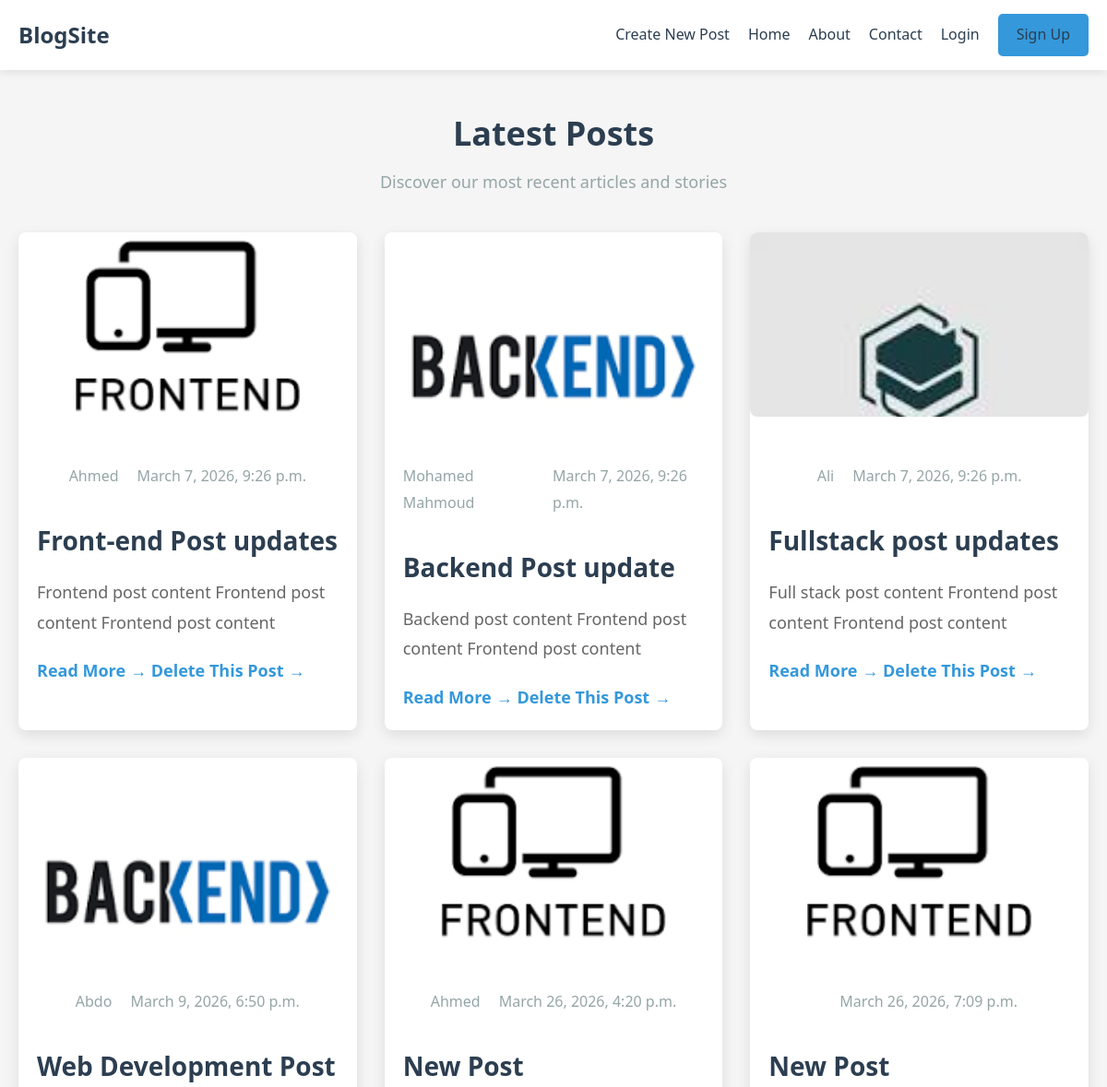
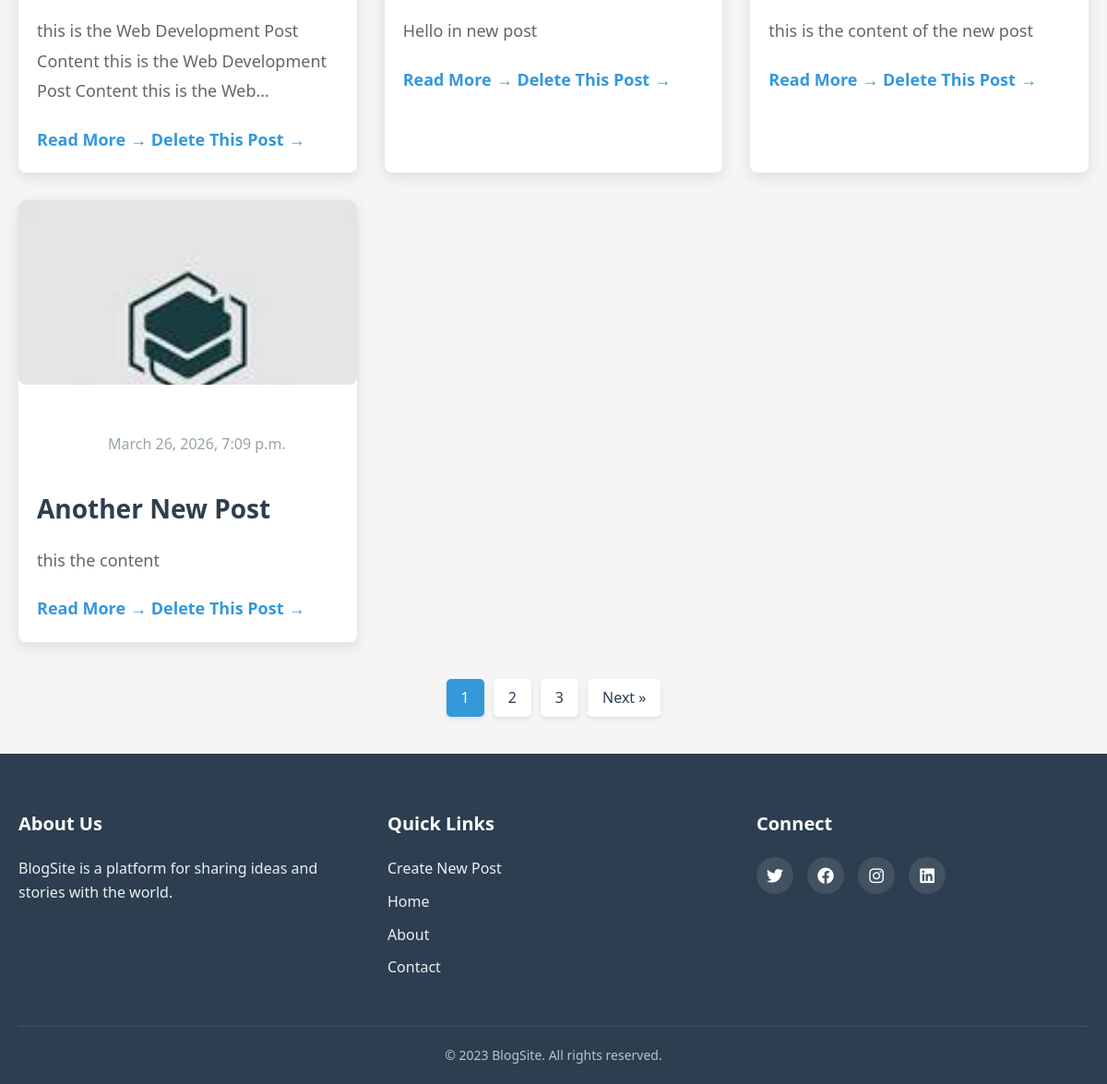
/, run on an earlier commit of the app's database (2 pictures, top to bottom).
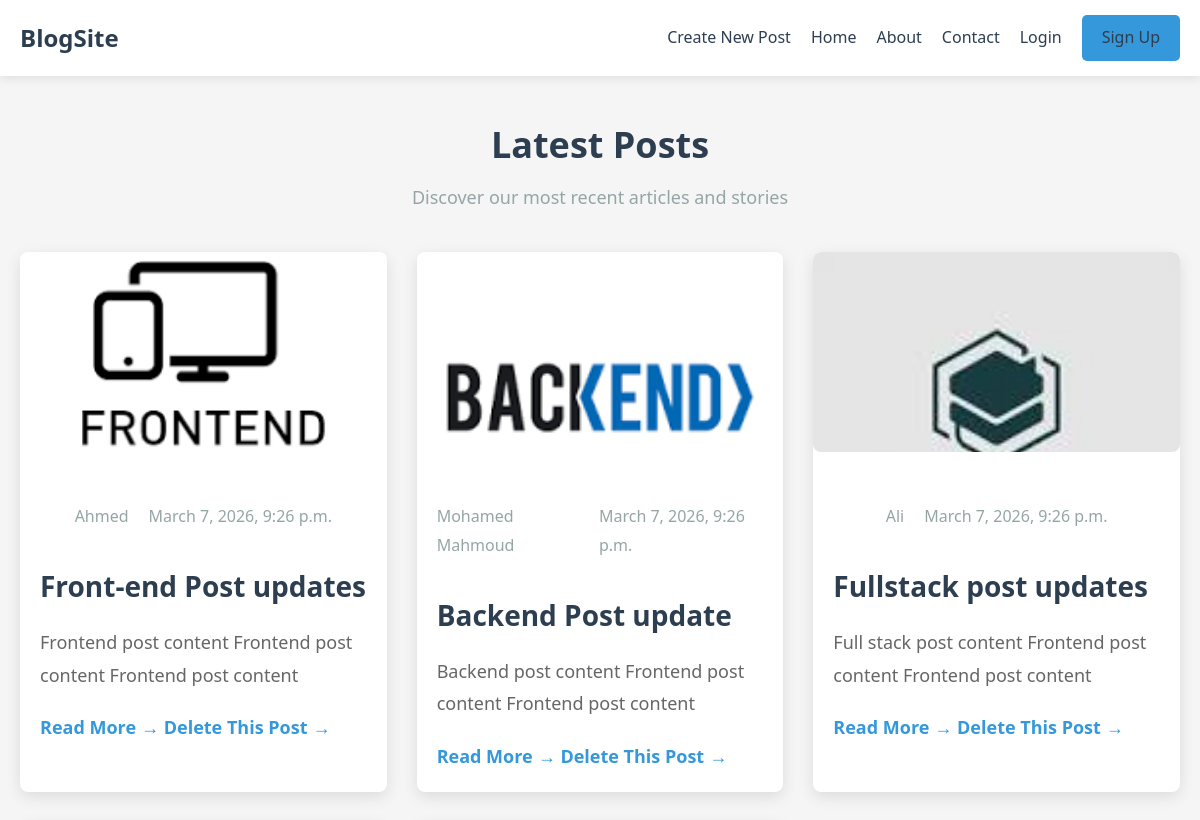
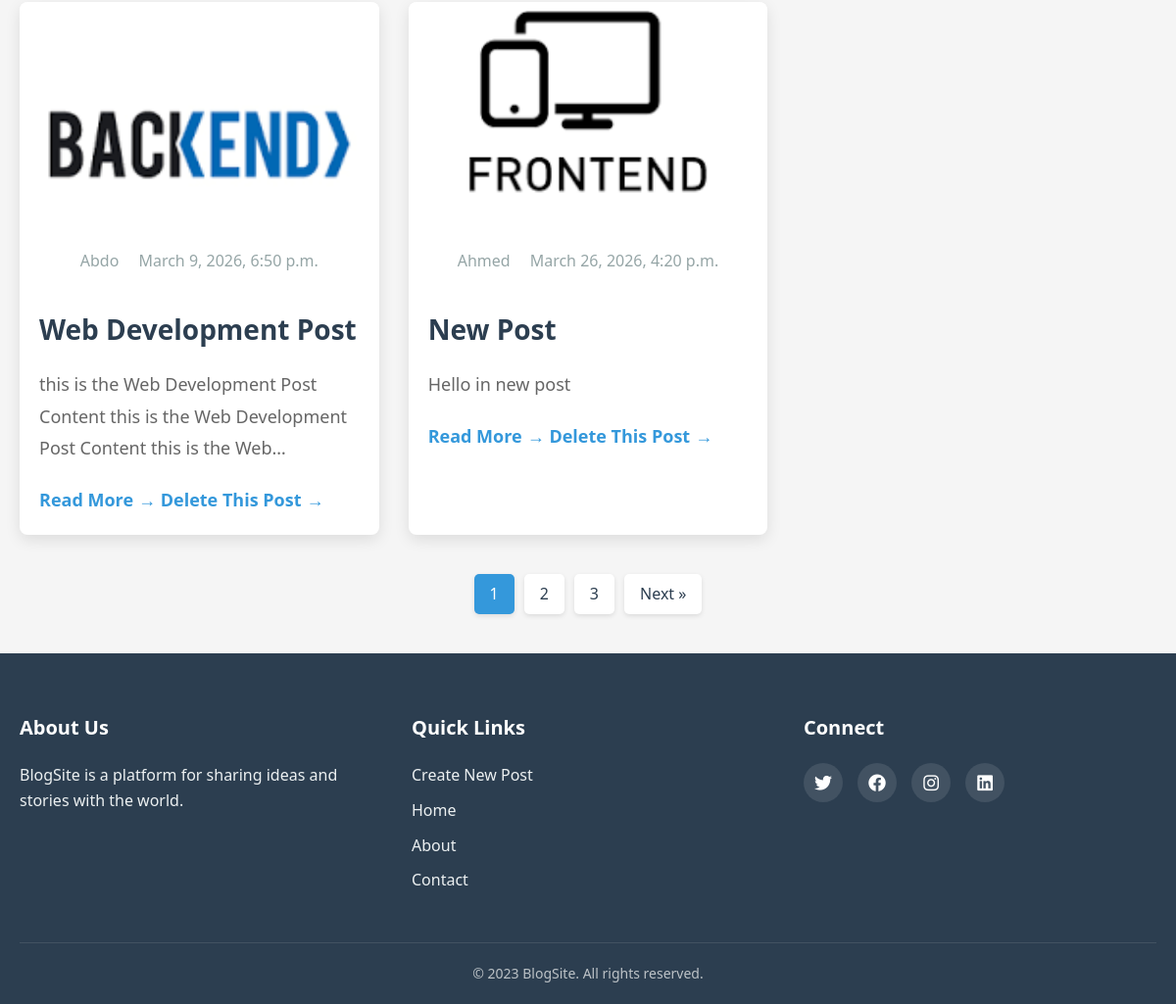
And on a later commit of the database (2 pictures, top to bottom).
### blog/models.py (models this page shows, shortened)
class Post(models.Model):
    title = models.CharField(max_length=100)
    content = models.TextField()
    author = models.CharField(max_length=100)
    created_at = models.DateTimeField(default=timezone.now())
    updated_at = models.DateTimeField(auto_now=True)
    is_published = models.BooleanField(default=True)
    image = models.ImageField(upload_to="posts_images",null=True,blank=True)

### blog/views.py (the view)
# urls.py: path('',posts,name= "all_posts"),
def posts(req):
    posts = Post.objects.all()
    return render(req,'blog/posts.html',{'posts':posts})

### templates/blog/posts.html
{% extends 'base.html' %} {% block content %}
<main class="container">
  <div class="header">
    <h1>Latest Posts</h1>
    <p>Discover our most recent articles and stories</p>
  </div>
  <div class="posts-grid">
    {% for post in posts %}
    <article class="post-card">
      <div class="post-image">
        <img src="{{post.image.url}}" alt="Post Image" />
      </div>
      <div class="post-content">
        <div class="post-meta">
          <span class="author">{{post.author}}</span>
          <span class="date">{{post.created_at}}</span>
        </div>
        <h2>
          <a href="{% url 'post_details' post.id %}">{{post.title}}</a>
        </h2>
        <p class="excerpt">{{post.content}}</p>
        <a href="{% url 'post_details' post.id %}" class="read-more"
          >Read More</a
        >
        <a href="{% url 'delete_post' post.id %}" class="read-more"
          >Delete This Post</a
        >
      </div>
    </article>
    {% endfor %}
  </div>
  <div class="pagination">
    <a href="#" class="page-link active">1</a>
    <a href="#" class="page-link">2</a>
    <a href="#" class="page-link">3</a>
    <a href="#" class="page-link next">Next &raquo;</a>
  </div>
</main>
{% endblock %}

### templates/base.html (shortened to what this page needs)
{% load static %}
<!doctype html>
<html lang="en">
  <head>
    <link rel="stylesheet" href="{% static 'css/style.css' %}" />
    <link
      rel="stylesheet"
      href="https://cdnjs.cloudflare.com/ajax/libs/font-awesome/6.0.0-beta3/css/all.min.css"
    />
  </head>
  <body>
    <nav class="navbar">
      <div class="container">
        <a href="all_posts.html" class="logo">BlogSite</a>
        <div class="nav-links">
          <a href="{% url 'create_post' %}">Create New Post</a>
          <a href="{% url 'all_posts' %}">Home</a>
          <a href="#">About</a>
          <a href="#">Contact</a>
          {% if user.is_authenticated %}
          <a href="{% url 'logout_url' %}">Logout ya {{user.username}}</a>
          {% else %}
          <a href="{% url 'login_url' %}">Login </a>
          {% endif %}
          <a href="#" class="btn">Sign Up</a>
        </div>
      </div>
    </nav>
    {% block content %} {% endblock %}
    <footer class="footer">
      <div class="container">
        <div class="footer-content">
          <div class="footer-section">
            <h3>About Us</h3>
            <p>
              BlogSite is a platform for sharing ideas and stories with the
              world.
            </p>
          </div>
          <div class="footer-section">
            <h3>Quick Links</h3>
            <ul>
              <li><a href="{% url 'create_post' %}">Create New Post</a></li>
              <li><a href="all_posts.html">Home</a></li>
              <li><a href="#">About</a></li>
              <li><a href="#">Contact</a></li>
            </ul>
          </div>
          <div class="footer-section">
            <h3>Connect</h3>
            <div class="social-links">
              <a href="#"><i class="fab fa-twitter"></i></a>
              <a href="#"><i class="fab fa-facebook"></i></a>
              <a href="#"><i class="fab fa-instagram"></i></a>
              <a href="#"><i class="fab fa-linkedin"></i></a>
            </div>
          </div>
        </div>
        <div class="copyright">
          <p>&copy; 2023 BlogSite. All rights reserved.</p>
        </div>
      </div>
    </footer>
  </body>
</html>

### static/css/style.css (style rules this page uses)
:root { --primary-color: #3498db; --secondary-color: #2c3e50; --light-color: #ecf0f1; --dark-color: #2c3e50; --success-color: #2ecc71; --danger-color: #e74c3c; --warning-color: #f39c12; --info-color: #1abc9c; --gray-color: #95a5a6; --light-gray: #f8f9fa; --dark-gray: #7f8c8d; }
* { margin: 0; padding: 0; box-sizing: border-box; }
body { font-family: 'Segoe UI', Tahoma, Geneva, Verdana, sans-serif; line-height: 1.6; color: #333; background-color: #f5f5f5; }
.container { width: 100%; max-width: 1200px; margin: 0 auto; padding: 0 20px; }
a { text-decoration: none; color: var(--primary-color); transition: all 0.3s ease; }
img { max-width: 100%; height: auto; }
.btn { display: inline-block; background: var(--primary-color); color: #fff; padding: 10px 20px; border-radius: 5px; font-weight: 600; transition: all 0.3s ease; }
.navbar { background: #fff; box-shadow: 0 2px 10px rgba(0, 0, 0, 0.1); position: sticky; top: 0; z-index: 1000; padding: 15px 0; }
.navbar .container { display: flex; justify-content: space-between; align-items: center; }
.logo { font-size: 24px; font-weight: 700; color: var(--dark-color); }
.nav-links { display: flex; align-items: center; gap: 20px; }
.nav-links a { color: var(--dark-color); font-weight: 500; }
.header { text-align: center; margin: 40px 0; }
.header h1 { font-size: 36px; color: var(--dark-color); margin-bottom: 10px; }
.header p { font-size: 18px; color: var(--gray-color); }
.posts-grid { display: grid; grid-template-columns: repeat(auto-fill, minmax(350px, 1fr)); gap: 30px; margin-bottom: 40px; }
.post-card { background: #fff; border-radius: 8px; overflow: hidden; box-shadow: 0 5px 15px rgba(0, 0, 0, 0.1); transition: transform 0.3s ease, box-shadow 0.3s ease; }
.post-image { height: 200px; overflow: hidden; }
.post-image img { width: 100%; height: 100%; object-fit: cover; transition: transform 0.5s ease; }
.post-content { padding: 20px; }
.post-meta { display: flex; gap: 15px; margin-bottom: 10px; font-size: 14px; color: var(--gray-color); }
.post-content h2 { font-size: 22px; margin-bottom: 15px; color: var(--dark-color); }
.post-content h2 a { color: inherit; }
.excerpt { color: #666; margin-bottom: 15px; display: -webkit-box; -webkit-line-clamp: 3; -webkit-box-orient: vertical; overflow: hidden; }
.read-more { font-weight: 600; color: var(--primary-color); display: inline-flex; align-items: center; }
.read-more::after { content: '→'; margin-left: 5px; transition: margin-left 0.3s ease; }
.pagination { display: flex; justify-content: center; gap: 10px; margin: 40px 0; }
.page-link { display: inline-block; padding: 8px 16px; border-radius: 5px; background: #fff; color: var(--dark-color); font-weight: 500; box-shadow: 0 2px 5px rgba(0, 0, 0, 0.1); }
.page-link.active { background: var(--primary-color); color: #fff; }
.post-meta { display: flex; justify-content: center; gap: 20px; color: var(--gray-color); font-size: 16px; margin-bottom: 20px; }
.post-image { margin-bottom: 30px; border-radius: 8px; overflow: hidden; }
.post-image img { width: 100%; height: auto; display: block; }
.post-content { line-height: 1.8; font-size: 18px; color: #444; }
.post-content h2 { font-size: 28px; margin: 30px 0 15px; color: var(--dark-color); }
.post-content p { margin-bottom: 20px; }
.footer { background: var(--dark-color); color: #fff; padding: 60px 0 20px; }
.footer-content { display: grid; grid-template-columns: repeat(auto-fit, minmax(250px, 1fr)); gap: 40px; margin-bottom: 40px; }
.footer-section h3 { font-size: 20px; margin-bottom: 20px; color: #fff; }
.footer-section p { margin-bottom: 15px; color: #ecf0f1; }
.footer-section ul { list-style: none; }
.footer-section ul li { margin-bottom: 10px; }
.footer-section ul li a { color: #ecf0f1; }
.social-links { display: flex; gap: 15px; }
.social-links a { display: inline-flex; align-items: center; justify-content: center; width: 40px; height: 40px; background: rgba(255, 255, 255, 0.1); border-radius: 50%; color: #fff; font-size: 18px; transition: all 0.3s ease; }
.copyright { text-align: center; padding-top: 20px; border-top: 1px solid rgba(255, 255, 255, 0.1); color: #bdc3c7; font-size: 14px; }

What changed in the data, as far as the page shows it:
removed Post: image (picture), created_at "March 26, 2026, 7:09 p.m.", title "New Post", content "this is the content of the new post"
removed Post: image (picture), created_at "March 26, 2026, 7:09 p.m.", title "Another New Post", content "this the content"
